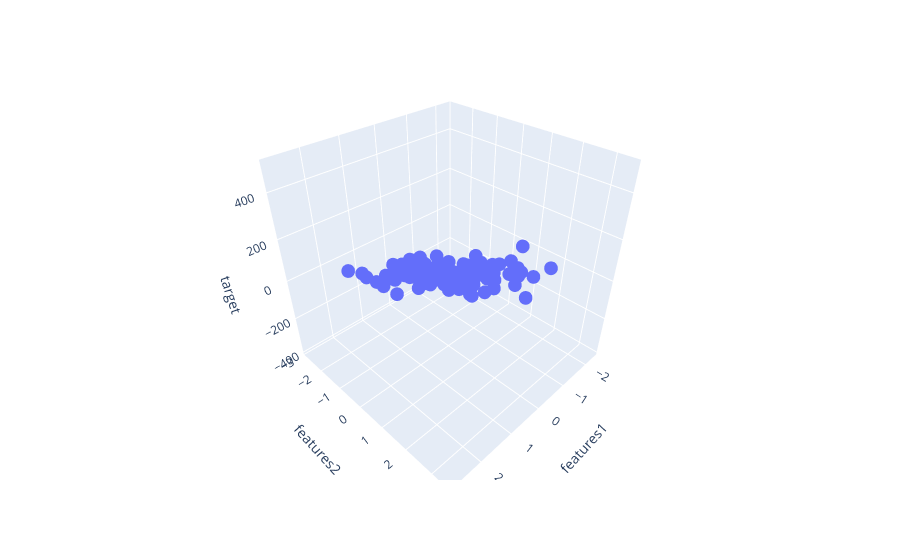

Notebook code cell kept with this figure:
### Markdown cell above
# PLot in 3D

### Code cell
fig=px.scatter_3d(df,x='features1',y='features2',z='target')
fig.show()

### Figure 1 — Plotly figure (JSON) as saved in the notebook; plotly's stock layout.template omitted (floating-point values rounded to 4 significant figures; data arrays with more than 128 entries replaced by an {"elided": "..."} marker saying what was removed)
{"data": [{"hovertemplate": "features1=%{x}<br>features2=%{y}<br>target=%{z}<extra></extra>", "legendgroup": "", "marker": {"color": "#636efa", "symbol": "circle"}, "mode": "markers", "name": "", "scene": "scene", "showlegend": false, "type": "scatter3d", "x": {"elided": "150 float values"}, "y": {"elided": "150 float values"}, "z": {"elided": "150 float values"}}], "layout": {"legend": {"tracegroupgap": 0}, "margin": {"t": 60}, "scene": {"domain": {"x": [0, 1], "y": [0, 1]}, "xaxis": {"title": {"text": "features1"}}, "yaxis": {"title": {"text": "features2"}}, "zaxis": {"title": {"text": "target"}}}}}
